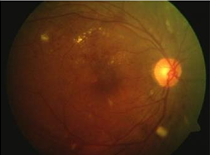
#> input picture cv lav/midsem prep/images/input.png, 210 x 155 px
$ jupyter execute --allow-errors 'lab1 midsem prep.ipynb'
#> lines starting #> are read from the running program, lines starting #| are printed output that depends on the picture
[cell 1]
import cv2

def show(img):
    cv2.imshow("frame: ", img)
    cv2.waitKey(1200)
    cv2.destroyAllWindows()

[cell 2]
#reading showing resiszing

img = cv2.imread('./images/input.png', 0)
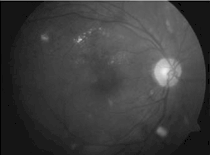
#> img: shape (155, 210); min 0, max 239, mean 61.3
resized_image = cv2.resize(img, (100, 100))
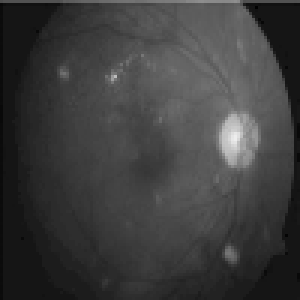
#> resized_image: shape (100, 100) (shown 3 times larger); min 1, max 237, mean 61.3
show(resized_image)

[cell 3]
# [15 lines of commented-out code are left out]

#> (a cell that did not finish here is left out)

[cell 5]
(h, w) = img.shape[:2]
#> h = 155; w = 210
center = (w // 2, h // 2)
#> center = (105, 77)

# Rotate the image by 45 degrees
M = cv2.getRotationMatrix2D(center, 45, 1.0)
rot = cv2.warpAffine(img, M, (w, h))
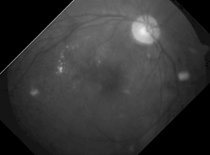
#> rot: shape (155, 210); min 0, max 238, mean 53.6

# Show the rotated image
show(rot)
